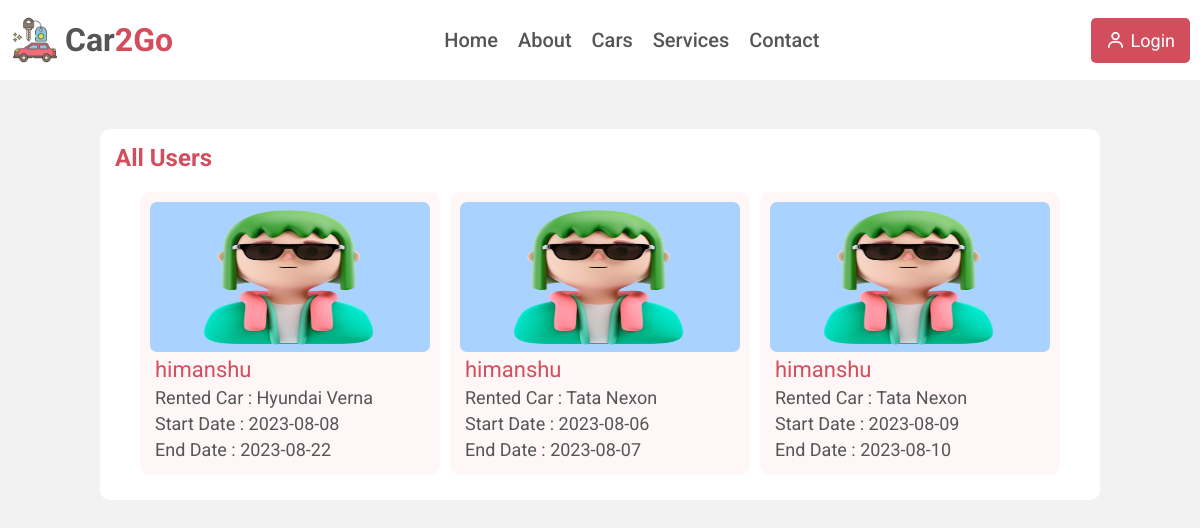
Screenshot of /allusers.php?emp_id=1 with the database file from the repository.
### tables this page shows
CREATE TABLE `rent_cars` (
  `rent_id` int(100) NOT NULL,
  `u_id` int(100) NOT NULL,
  `car_id` int(100) NOT NULL,
  `emp_id` int(100) NOT NULL,
  `car_name` varchar(2000) NOT NULL,
  `image` varchar(2000) NOT NULL,
  `start_date` date NOT NULL,
  `end_date` date NOT NULL,
  `rent` int(100) NOT NULL,
  `days` int(100) NOT NULL,
  `total_rent` int(100) NOT NULL
);

CREATE TABLE `users` (
  `u_id` int(100) NOT NULL,
  `u_name` varchar(200) NOT NULL,
  `u_email` varchar(200) NOT NULL,
  `u_phone` varchar(200) NOT NULL,
  `u_pass` varchar(200) NOT NULL
);

### allusers.php (the view, shortened to what this page needs)
<?php
include "./includes/header.php";
?>
<div class="magindiv" style="height: 100px;"></div>
<div class="allUsersDiv">
    <h2>All Users</h2>
    <div class="cardDiv">
        <?php
            if(isset($_GET['emp_id'])){
                $emp_id=$_GET['emp_id'];
                $sql="select * from rent_cars where emp_id='".$emp_id."'";
                $query=mysqli_query($conn,$sql);
                if(mysqli_num_rows($query)>0){
                    while($row=mysqli_fetch_array($query)){
                        $u_id=$row['u_id'];
                        $car_name=$row['car_name'];
                        $start_date=$row['start_date'];
                        $end_date=$row['end_date'];
                        $sql1="select * from users where u_id='".$u_id."'";
                        $query1=mysqli_query($conn,$sql1);
                        if(mysqli_num_rows($query1)==1){
                            $row1=mysqli_fetch_array($query1);
                            $u_name=$row1['u_name'];
                            echo"
                            <div class='card'>
                            <img src='./assets/images/photo4.jpg' alt='car'>
                            <p class='title'>$u_name</p>
                            <P>Rented Car : $car_name</P>
                            <p>Start Date : $start_date</p>
                            <p>End Date : $end_date</p>
                        </div>
                            ";
                        }
                    }
                }
            }
        ?>
    </div>
</div>
<?php
include "./includes/script.php";
?>

### styles/style.css (style rules this page uses)
* { padding: 0; margin: 0; text-decoration: none; list-style: none; font-family: 'Roboto', sans-serif; box-sizing: border-box; }
body { background: #f2f2f2; }
html { scroll-behavior: smooth; }
.allCarsDiv, .allUsersDiv { max-width: 1000px; padding: 10px; border-radius: 10px; margin: 10px auto; background: #fff; }
.allCarsDiv h2, .allUsersDiv h2 { color: #D34e5c; margin: 5px; }
.allCarsDiv .cardDiv, .allUsersDiv .cardDiv { width: 100%; display: flex; align-items: center; justify-content: center; padding: 10px; flex-wrap: wrap; }
.allCarsDiv .cardDiv .card, .allUsersDiv .cardDiv .card { width: 300px; padding: 10px; margin: 5px; padding: 10px; border-radius: 10px; background: #fff6f7; }
.allCarsDiv .cardDiv .card img, .allUsersDiv .cardDiv .card img { width: 100%; height: 150px; border-radius: 7px; }
.allCarsDiv .cardDiv .card p, .allUsersDiv .cardDiv .card p { font-size: 18px; color: #555; margin: 5px; }
.allUsersDiv .cardDiv .card .title { font-size: 22px; color: #D34e5c; }

### rows the page displays
rent_cars: u.u_name "himanshu", car_name "Hyundai Verna", start_date "2023-08-08", end_date "2023-08-22"
rent_cars: u.u_name "himanshu", car_name "Tata Nexon", start_date "2023-08-06", end_date "2023-08-07"
rent_cars: u.u_name "himanshu", car_name "Tata Nexon", start_date "2023-08-09", end_date "2023-08-10"
